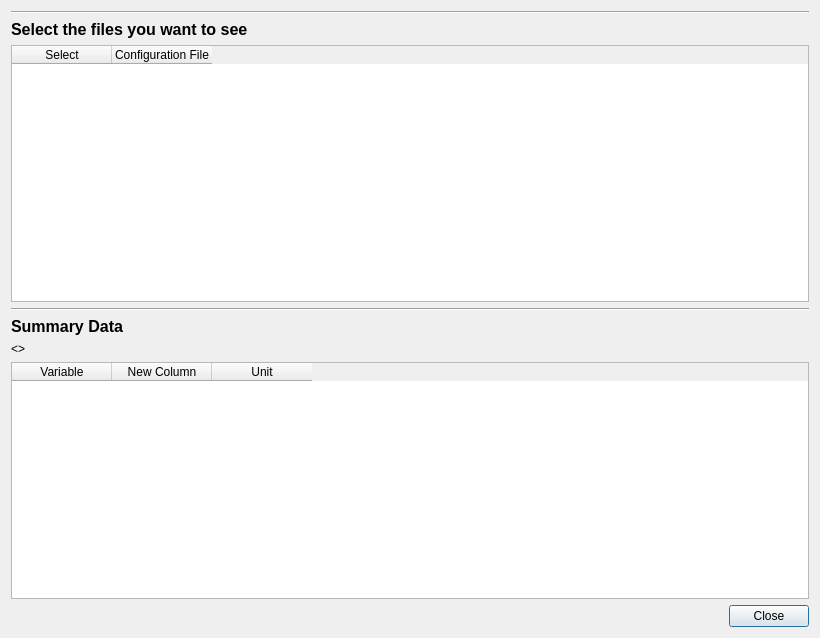
<?xml version="1.0" encoding="UTF-8"?>
<ui version="4.0">
 <class>MultizoneSummaryDialog</class>
 <widget class="QDialog" name="MultizoneSummaryDialog">
  <property name="geometry">
   <rect>
    <x>0</x>
    <y>0</y>
    <width>820</width>
    <height>638</height>
   </rect>
  </property>
  <property name="windowTitle">
   <string>Dialog</string>
  </property>
  <layout class="QVBoxLayout" name="verticalLayout_2">
   <item>
    <widget class="Line" name="line_2">
     <property name="orientation">
      <enum>Qt::Horizontal</enum>
     </property>
    </widget>
   </item>
   <item>
    <widget class="QLabel" name="label">
     <property name="font">
      <font>
       <pointsize>12</pointsize>
       <weight>75</weight>
       <bold>true</bold>
      </font>
     </property>
     <property name="text">
      <string>Select the files you want to see</string>
     </property>
    </widget>
   </item>
   <item>
    <widget class="QTableWidget" name="selectConfigFilesTable">
     <column>
      <property name="text">
       <string>Select</string>
      </property>
     </column>
     <column>
      <property name="text">
       <string>Configuration File</string>
      </property>
     </column>
    </widget>
   </item>
   <item>
    <widget class="Line" name="line">
     <property name="orientation">
      <enum>Qt::Horizontal</enum>
     </property>
    </widget>
   </item>
   <item>
    <widget class="QLabel" name="label_2">
     <property name="maximumSize">
      <size>
       <width>16777215</width>
       <height>16777215</height>
      </size>
     </property>
     <property name="font">
      <font>
       <pointsize>12</pointsize>
       <weight>75</weight>
       <bold>true</bold>
      </font>
     </property>
     <property name="text">
      <string>Summary Data </string>
     </property>
    </widget>
   </item>
   <item>
    <layout class="QVBoxLayout" name="verticalLayout">
     <item>
      <widget class="QLabel" name="fileName1Label">
       <property name="text">
        <string>&lt;&lt;File Name &gt;&gt;</string>
       </property>
      </widget>
     </item>
     <item>
      <widget class="QTableWidget" name="summaryFile1QTable">
       <column>
        <property name="text">
         <string>Variable</string>
        </property>
       </column>
       <column>
        <property name="text">
         <string>New Column</string>
        </property>
       </column>
       <column>
        <property name="text">
         <string>Unit</string>
        </property>
       </column>
      </widget>
     </item>
    </layout>
   </item>
   <item>
    <layout class="QHBoxLayout" name="horizontalLayout">
     <item>
      <spacer name="horizontalSpacer">
       <property name="orientation">
        <enum>Qt::Horizontal</enum>
       </property>
       <property name="sizeHint" stdset="0">
        <size>
         <width>40</width>
         <height>20</height>
        </size>
       </property>
      </spacer>
     </item>
     <item>
      <widget class="QPushButton" name="okButton">
       <property name="maximumSize">
        <size>
         <width>100</width>
         <height>30</height>
        </size>
       </property>
       <property name="layoutDirection">
        <enum>Qt::LeftToRight</enum>
       </property>
       <property name="text">
        <string>Close</string>
       </property>
      </widget>
     </item>
    </layout>
   </item>
  </layout>
 </widget>
 <resources/>
 <connections/>
</ui>
